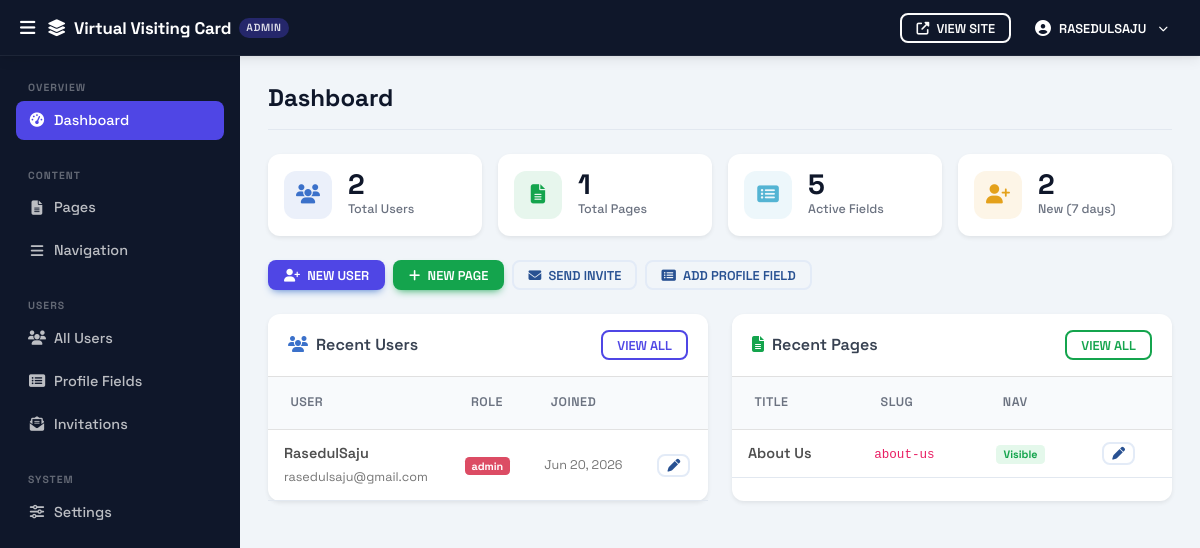
The app's page /admin/index.php (signed in) with its own data.
### tables this page shows
CREATE TABLE `users` (
  `id`                INT UNSIGNED                    NOT NULL AUTO_INCREMENT,
  `username`          VARCHAR(50)                     NOT NULL,
  `email`             VARCHAR(150)                    NOT NULL,
  `password_hash`     VARCHAR(255)                    NOT NULL,
  `role`              ENUM('user','admin','superadmin') NOT NULL DEFAULT 'user',
  `account_status`    ENUM('active','resigned')       NOT NULL DEFAULT 'active',
  `can_edit_profile`  TINYINT(1)                      NOT NULL DEFAULT 1,
  `meta_robots`       VARCHAR(20)                     NOT NULL DEFAULT 'index,follow',
  `show_in_directory` TINYINT(1)                      NOT NULL DEFAULT 1
                        COMMENT 'Visible on /members listing (independent of SEO noindex)',
  `profile_image`     VARCHAR(255)                    NOT NULL DEFAULT 'default-avatar.png',
  `bio`               TEXT,
  `reset_token`       VARCHAR(64)                         NULL DEFAULT NULL,
  `reset_expires`     DATETIME                            NULL DEFAULT NULL,
  `created_at`        DATETIME                        NOT NULL DEFAULT CURRENT_TIMESTAMP,
  PRIMARY KEY (`id`),
  UNIQUE KEY `uq_username` (`username`),
  UNIQUE KEY `uq_email`    (`email`)
);

CREATE TABLE `pages` (
  `id`          INT UNSIGNED NOT NULL AUTO_INCREMENT,
  `slug`        VARCHAR(200) NOT NULL COMMENT 'URL-safe slug, e.g. about-us',
  `title`       VARCHAR(300) NOT NULL,
  `content`     LONGTEXT,
  `show_in_nav` TINYINT(1)   NOT NULL DEFAULT 0,
  `nav_order`   INT          NOT NULL DEFAULT 0,
  `meta_robots` VARCHAR(20)  NOT NULL DEFAULT 'index,follow',
  `updated_at`  DATETIME     NOT NULL DEFAULT CURRENT_TIMESTAMP
                             ON UPDATE CURRENT_TIMESTAMP,
  PRIMARY KEY (`id`),
  UNIQUE KEY `uq_slug` (`slug`)
);

### helpers.php (called while the page is built, shortened)
<?php
require_once __DIR__ . '/db.php';
function e(string $s): string
{
    return htmlspecialchars($s, ENT_QUOTES | ENT_HTML5, 'UTF-8');
}
function isSuperAdmin(): bool
{
    return isset($_SESSION['role']) && $_SESSION['role'] === 'superadmin';
}
function getSetting(string $key, string $default = ''): string
{
    try {
        $stmt = getDB()->prepare('SELECT value FROM settings WHERE `skey` = ? LIMIT 1');
        $stmt->execute([$key]);
        $row = $stmt->fetch();
        return $row ? $row['value'] : $default;
    } catch (PDOException) {
        return $default;
    }
}
function siteName(): string
{
    static $_cached = null;
    if ($_cached === null) {
        $fallback = defined('APP_NAME') ? APP_NAME : _SITE_NAME_FALLBACK;
        try { $_cached = getSetting('site_name') ?: $fallback; }
        catch (Exception) { $_cached = $fallback; }
    }
    return $_cached;
}
function getTheme(): array
{
    static $_cached = null;
    if ($_cached === null) {
        $defaults = [
            'primary_color'    => '#4f46e5',
            'accent_color'     => '#7c3aed',
            'text_color'       => '#374151',
            'heading_color'    => '#0f172a',
            'bg_color'         => '#f8fafc',
            'surface_color'    => '#ffffff',
            'border_radius'    => '12',
            'font_heading'     => 'Space Grotesk',
            'font_body'        => 'system-ui',
            'enable_animations'=> '1',
        ];
        $_cached = $defaults;
        try {
            foreach ($defaults as $k => $v) {
                $_cached[$k] = getSetting('theme_' . $k, $v) ?: $v;
            }
        } catch (Exception) {
        }
    }
    return $_cached;
}

### db.php (called while the page is built, shortened)
<?php
function getDB(): PDO
{
    static $pdo = null;
    if ($pdo === null) {
        $dsn = sprintf(
            'mysql:host=%s;dbname=%s;charset=%s',
            DB_HOST, DB_NAME, DB_CHARSET
        );
        $pdo = new PDO($dsn, DB_USER, DB_PASS, [
            PDO::ATTR_ERRMODE            => PDO::ERRMODE_EXCEPTION,
            PDO::ATTR_DEFAULT_FETCH_MODE => PDO::FETCH_ASSOC,
            PDO::ATTR_EMULATE_PREPARES   => false,
        ]);
    }
    return $pdo;
}

### admin/index.php (the view, shortened to what this page needs)
<?php
require_once __DIR__ . '/../helpers.php';
$pdo = getDB();
$totalUsers  = (int)$pdo->query("SELECT COUNT(*) FROM users")->fetchColumn();
$totalPages  = (int)$pdo->query("SELECT COUNT(*) FROM pages")->fetchColumn();
$totalFields = (int)$pdo->query("SELECT COUNT(*) FROM profile_fields WHERE is_active = 1")->fetchColumn();
$newUsers7d  = (int)$pdo->query(
    "SELECT COUNT(*) FROM users WHERE created_at >= DATE_SUB(NOW(), INTERVAL 7 DAY)"
)->fetchColumn();
$recentUsersWhere = isSuperAdmin() ? '' : "WHERE role != 'superadmin'";
$recentUsers = $pdo->query(
    "SELECT id, username, email, role, created_at FROM users $recentUsersWhere ORDER BY created_at DESC LIMIT 6"
)->fetchAll();
$recentPages = $pdo->query(
    "SELECT id, slug, title, show_in_nav, updated_at FROM pages ORDER BY updated_at DESC LIMIT 6"
)->fetchAll();
$pageTitle = 'Dashboard';
$activeNav = 'dashboard';
require_once __DIR__ . '/layout_header.php';
?>
<div class="row g-3 mb-4">
    <?php
    $stats = [
        ['icon' => 'fas fa-users',    'color' => 'primary', 'value' => $totalUsers,  'label' => 'Total Users',      'link' => BASE_URL . 'admin/users/'],
        ['icon' => 'fas fa-file-alt', 'color' => 'success', 'value' => $totalPages,  'label' => 'Total Pages',      'link' => BASE_URL . 'admin/pages/'],
        ['icon' => 'fas fa-list-alt', 'color' => 'info',    'value' => $totalFields, 'label' => 'Active Fields',    'link' => BASE_URL . 'admin/fields/'],
        ['icon' => 'fas fa-user-plus','color' => 'warning', 'value' => $newUsers7d,  'label' => 'New (7 days)',     'link' => BASE_URL . 'admin/users/'],
    ];
    foreach ($stats as $s):
    ?>
    <div class="col-6 col-xl-3">
        <a href="<?= $s['link'] ?>" class="text-decoration-none">
            <div class="card border-0 shadow-sm stat-card stat-card--<?= $s['color'] ?>">
                <div class="card-body d-flex align-items-center gap-3 p-3">
                    <div class="stat-icon bg-<?= $s['color'] ?> bg-opacity-10 text-<?= $s['color'] ?>">
                        <i class="<?= $s['icon'] ?>"></i>
                    </div>
                    <div>
                        <div class="stat-value"><?= $s['value'] ?></div>
                        <div class="stat-label"><?= $s['label'] ?></div>
                    </div>
                </div>
            </div>
        </a>
    </div>
    <?php endforeach; ?>
</div>
<div class="d-flex gap-2 flex-wrap mb-4">
    <a href="<?= BASE_URL ?>admin/users/create.php" class="btn btn-primary btn-sm">
        <i class="fas fa-user-plus me-1"></i> New User
    </a>
    <a href="<?= BASE_URL ?>admin/pages/create.php" class="btn btn-success btn-sm">
        <i class="fas fa-plus me-1"></i> New Page
    </a>
    <a href="<?= BASE_URL ?>admin/invitations/" class="btn btn-outline-secondary btn-sm">
        <i class="fas fa-envelope me-1"></i> Send Invite
    </a>
    <a href="<?= BASE_URL ?>admin/fields/create.php" class="btn btn-outline-secondary btn-sm">
        <i class="fas fa-list-alt me-1"></i> Add Profile Field
    </a>
</div>
<div class="row g-4">
    <div class="col-lg-6">
        <div class="card border-0 shadow-sm h-100">
            <div class="card-header bg-transparent border-bottom d-flex justify-content-between align-items-center">
                <span class="fw-semibold"><i class="fas fa-users me-2 text-primary"></i>Recent Users</span>
                <a href="<?= BASE_URL ?>admin/users/" class="btn btn-sm btn-outline-primary">View All</a>
            </div>
            <div class="table-responsive">
                <table class="table table-hover align-middle mb-0">
                    <thead class="table-light"><tr>
                        <th>User</th><th>Role</th><th>Joined</th><th></th>
                    </tr></thead>
                    <tbody>
                    <?php foreach ($recentUsers as $u): ?>
                    <tr>
                        <td>
                            <div class="fw-semibold"><?= e($u['username']) ?></div>
                            <small class="text-muted"><?= e($u['email']) ?></small>
                        </td>
                        <td><span class="badge <?= $u['role'] === 'admin' ? 'bg-danger' : 'bg-primary' ?>">
                            <?= e($u['role']) ?></span></td>
                        <td class="small text-muted"><?= date('M j, Y', strtotime($u['created_at'])) ?></td>
                        <td>
                            <a href="<?= BASE_URL ?>admin/users/edit.php?id=<?= (int)$u['id'] ?>"
                               class="btn btn-xs btn-outline-secondary btn-sm py-0 px-2">
                                <i class="fas fa-pen"></i>
                            </a>
                        </td>
                    </tr>
                    <?php endforeach; ?>
                    </tbody>
                </table>
            </div>
        </div>
    </div>
    <div class="col-lg-6">
        <div class="card border-0 shadow-sm h-100">
            <div class="card-header bg-transparent border-bottom d-flex justify-content-between align-items-center">
                <span class="fw-semibold"><i class="fas fa-file-alt me-2 text-success"></i>Recent Pages</span>
                <a href="<?= BASE_URL ?>admin/pages/" class="btn btn-sm btn-outline-success">View All</a>
            </div>
            <div class="table-responsive">
                <table class="table table-hover align-middle mb-0">
                    <thead class="table-light"><tr>
                        <th>Title</th><th>Slug</th><th>Nav</th><th></th>
                    </tr></thead>
                    <tbody>
                    <?php foreach ($recentPages as $p): ?>
                    <tr>
                        <td class="fw-semibold"><?= e($p['title']) ?></td>
                        <td><code class="small"><?= e($p['slug']) ?></code></td>
                        <td>
                            <?php if ($p['show_in_nav']): ?>
                                <span class="badge bg-success-subtle text-success">Visible</span>
                            <?php else: ?>
                                <span class="badge bg-secondary-subtle text-secondary">Hidden</span>
                            <?php endif; ?>
                        </td>
                        <td>
                            <a href="<?= BASE_URL ?>admin/pages/edit.php?id=<?= (int)$p['id'] ?>"
                               class="btn btn-xs btn-outline-secondary btn-sm py-0 px-2">
                                <i class="fas fa-pen"></i>
                            </a>
                        </td>
                    </tr>
                    <?php endforeach; ?>
                    </tbody>
                </table>
            </div>
        </div>
    </div>
</div>
<?php require_once __DIR__ . '/layout_footer.php'; ?>

### admin/layout_header.php (shortened to what this page needs)
<?php
$activeNav  = $activeNav  ?? 'dashboard';
$pageTitle  = $pageTitle  ?? 'Admin';
$_adminUser = $_SESSION['username'] ?? 'Admin';
function _adminNavLink(string $href, string $icon, string $label, string $key, string $active): string
{
    $cls = $key === $active ? 'active' : '';
    return '<li class="nav-item mb-1">
        <a class="admin-nav-link ' . $cls . '" href="' . $href . '">
            <i class="' . $icon . ' fa-fw me-2"></i>' . $label . '
        </a>
    </li>';
}
?>
<!DOCTYPE html>
<html lang="en">
<head>
    <link rel="stylesheet" href="https://cdnjs.cloudflare.com/ajax/libs/font-awesome/6.5.0/css/all.min.css">
    <link rel="stylesheet" href="https://cdnjs.cloudflare.com/ajax/libs/mdb-ui-kit/6.4.0/mdb.min.css">
    <link rel="stylesheet" href="<?= BASE_URL ?>assets/css/custom.css">
    <link rel="stylesheet" href="<?= BASE_URL ?>assets/css/admin.css">
<?php
$_theme = getTheme();
?>
</head>
<body class="admin-body">
<nav class="admin-topbar navbar navbar-dark fixed-top">
    <div class="container-fluid px-3">
        <div class="d-flex align-items-center gap-2">
            <button class="btn btn-link text-white p-1" id="sidebarToggle" title="Toggle sidebar">
            </button>
            <a class="navbar-brand admin-brand mb-0" href="<?= BASE_URL ?>admin/">
                <i class="fas fa-layer-group me-2"></i><?= e(siteName()) ?>
                <span class="admin-badge ms-2">Admin</span>
            </a>
        </div>
        <div class="d-flex align-items-center gap-2">
            <a href="<?= BASE_URL ?>" target="_blank" class="btn btn-sm btn-outline-light">
                <i class="fas fa-external-link-alt me-1"></i>
                <span class="d-none d-md-inline">View Site</span>
            </a>
            <div class="adm-user-wrap" style="position:relative;">
                <button class="btn btn-sm btn-link text-white d-flex align-items-center gap-2 text-decoration-none"
                        type="button" id="adminUserDrop">
                    <span class="d-none d-md-inline"><?= e($_adminUser) ?></span>
                </button>
            </div>
        </div>
    </div>
</nav>
<div class="admin-wrapper">
    <aside class="admin-sidebar" id="adminSidebar">
        <nav class="admin-nav p-3">
            <div class="admin-nav-section-label">Overview</div>
            <ul class="nav flex-column mb-2">
                <?= _adminNavLink(BASE_URL . 'admin/', 'fas fa-tachometer-alt', 'Dashboard', 'dashboard', $activeNav) ?>
            </ul>
            <div class="admin-nav-section-label">Content</div>
            <ul class="nav flex-column mb-2">
                <?= _adminNavLink(BASE_URL . 'admin/pages/', 'fas fa-file-alt', 'Pages', 'pages', $activeNav) ?>
                <?= _adminNavLink(BASE_URL . 'admin/nav/', 'fas fa-bars', 'Navigation', 'nav', $activeNav) ?>
            </ul>
            <div class="admin-nav-section-label">Users</div>
            <ul class="nav flex-column mb-2">
                <?= _adminNavLink(BASE_URL . 'admin/users/', 'fas fa-users', 'All Users', 'users', $activeNav) ?>
                <?= _adminNavLink(BASE_URL . 'admin/fields/', 'fas fa-list-alt', 'Profile Fields', 'fields', $activeNav) ?>
                <?= _adminNavLink(BASE_URL . 'admin/invitations/', 'fas fa-envelope-open-text', 'Invitations', 'invitations', $activeNav) ?>
            </ul>
            <div class="admin-nav-section-label">System</div>
            <ul class="nav flex-column">
                <?= _adminNavLink(BASE_URL . 'admin/settings/', 'fas fa-sliders-h', 'Settings', 'settings', $activeNav) ?>
            </ul>
        </nav>
    </aside>
    <main class="admin-content" id="adminContent">
        <div class="admin-content-inner">
            <div class="admin-page-header mb-4">
                <h1 class="admin-page-title"><?= e($pageTitle) ?></h1>
            </div>

### admin/layout_footer.php (shortened to what this page needs)
        </div>
    </main>
</div>
</body>
</html>

### assets/css/custom.css (style rules this page uses)
:root { --cms-primary: #4f46e5; --cms-primary-dark: #3730a3; --cms-accent: #7c3aed; --cms-ink: #0f172a; --cms-body: #374151; --cms-muted: #6b7280; --cms-border: #e2e8f0; --cms-bg: #f8fafc; --cms-surface: #ffffff; --cms-radius: 12px; --cms-shadow: 0 2px 16px rgba(15, 23, 42, .08); --cms-shadow-lg: 0 8px 32px rgba(15, 23, 42, .12); --cms-font-display: 'Space Grotesk', system-ui, sans-serif; --cms-font-body: -apple-system, BlinkMacSystemFont, 'Segoe UI', system-ui, sans-serif; }
html { scroll-behavior: smooth; }
body { font-family: var(--cms-font-body); background-color: var(--cms-bg); color: var(--cms-body); min-height: 100vh; display: flex; flex-direction: column; }
h1, h2, h3, h4, h5, h6, .navbar-brand, .auth-card-header h1 { font-family: var(--cms-font-display); color: var(--cms-ink); }
.btn-primary { background: var(--cms-primary) !important; border-color: var(--cms-primary) !important; font-weight: 600; border-radius: 8px; }
.btn-outline-primary { color: var(--cms-primary) !important; border-color: var(--cms-primary) !important; }
.card { border-radius: var(--cms-radius) !important; box-shadow: var(--cms-shadow); }
.bg-success-subtle { background: rgba(34,197,94,.12) !important; }

### records on screen
users: username "RasedulSaju", email "rasedulsaju@gmail.com", role "admin", created_at "Jun 20, 2026"
pages: title "About Us", slug "about-us", show_in_nav "Visible"

### other values on screen
siteName() "Virtual Visiting Card"
$_adminUser "RASEDULSAJU"
$label "Dashboard Pages Navigation All Users Profile Fields Invitations Settings"
$pageTitle "Dashboard"
$s['value'] "2"
$s['label'] "Total Users"
$s['value'] "1"
$s['label'] "Total Pages"
$s['value'] "5"
$s['label'] "Active Fields"
$s['label'] "New (7 days)"
